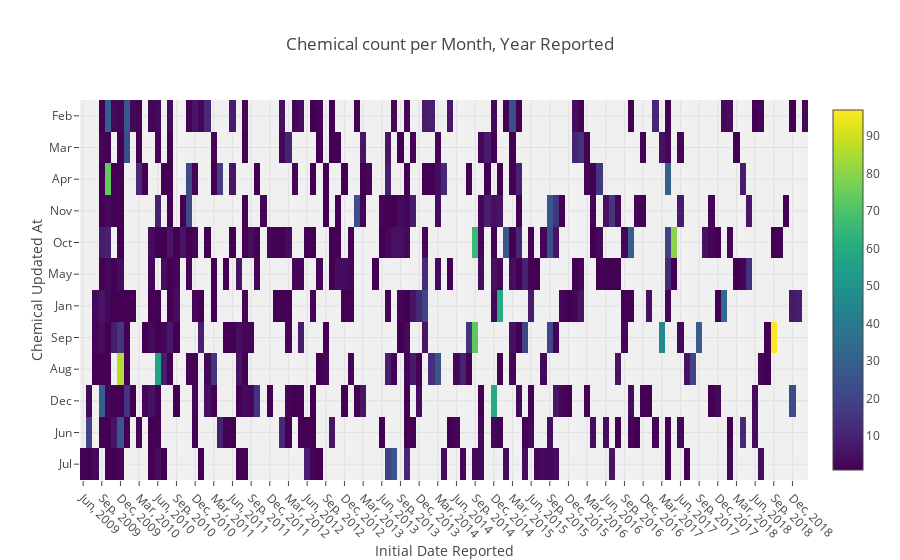

Source (notebook cell):
### Code cell
data_plot = [
    go.Heatmap(
        z = chemicalcount_data,
        x = initial_data,
        y = updatedat_data,
        colorscale='Viridis',
    )
]

layout = go.Layout(
    title='Chemical count per Month, Year Reported',
    xaxis = dict(tickangle=45, title = 'Initial Date Reported'),
    yaxis = dict(title = 'Chemical Updated At'),
    plot_bgcolor='rgba(240,240,240, 0.95)'
)

fig = go.Figure(data=data_plot, layout=layout)
offline.iplot(fig)
pio.write_image(fig, get_path('initial_updated_heatmap'))
Image(get_path('initial_updated_heatmap'))

### Figure 1 — Plotly figure (JSON) as saved in the notebook; plotly's stock layout.template omitted (floating-point values rounded to 4 significant figures; data arrays with more than 128 entries replaced by an {"elided": "..."} marker saying what was removed)
{"data": [{"colorscale": "Viridis", "type": "heatmap", "uid": "ed6be8b7-e208-4e24-8f34-4d57c6fd95be", "x": {"elided": "9085 str values"}, "y": {"elided": "9085 str values"}, "z": {"elided": "9085 int values"}}], "layout": {"plot_bgcolor": "rgba(240,240,240, 0.95)", "title": {"text": "Chemical count per Month, Year Reported"}, "xaxis": {"tickangle": 45, "title": {"text": "Initial Date Reported"}}, "yaxis": {"title": {"text": "Chemical Updated At"}}}}
